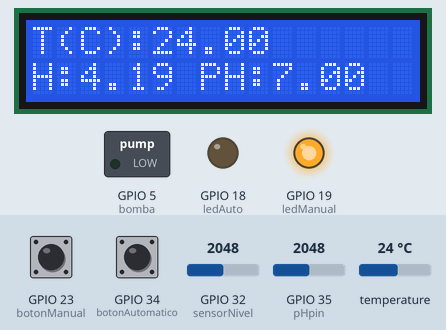
Simulated run of this program. Board: ESP32. Shown: 16×2 character LCD, switched loads named in the program (green lamp = pin HIGH), output pins drawn as LEDs (lit = HIGH). Inputs (shaded band) come from the test bench; at power-on: GPIO 34 (botonAutomatico) LOW, GPIO 32 (sensorNivel) = 2048, temperature 24 °C, GPIO 35 (pHpin) = 2048, GPIO 23 (botonManual) LOW. Nothing arrives over Bluetooth unless stated.

Above: at 1.2 s.
1.3 s: GPIO 34 (botonAutomatico) pulled HIGH for 3.2 s
At 5.9 s:
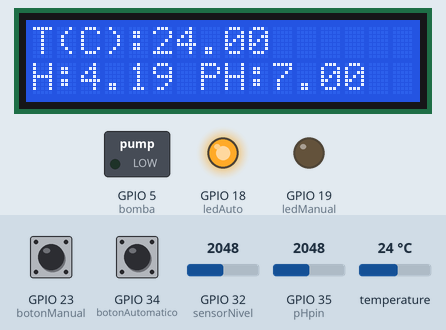
6.4 s: GPIO 32 (sensorNivel) set to 1649
At 7.6 s:
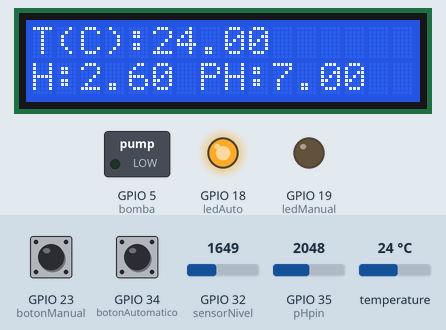
8.7 s: GPIO 32 (sensorNivel) set to 1527
At 10.7 s:
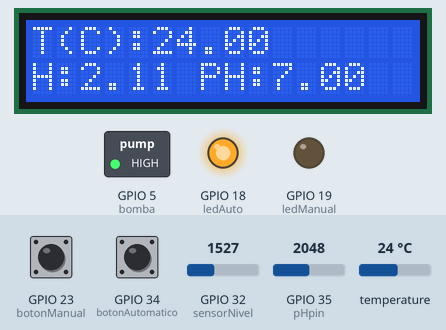
11.0 s: temperature set to 12 °C
At 11.9 s:
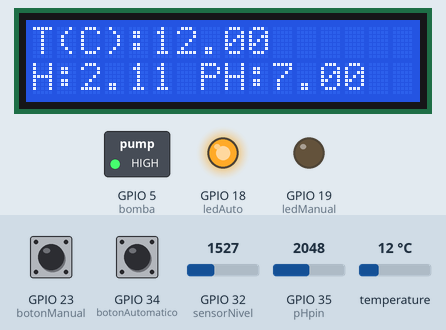
12.5 s: GPIO 35 (pHpin) set to 1960
At 13.8 s:
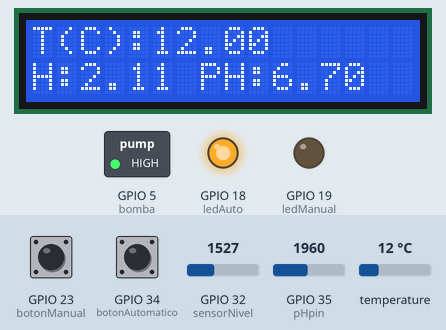
14.8 s: temperature set to 19 °C
At 16.2 s:
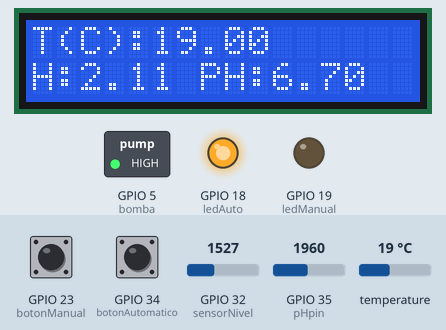
Timing chart, 0 to 17.4 s (numbered marks = the images above; inputs shaded):
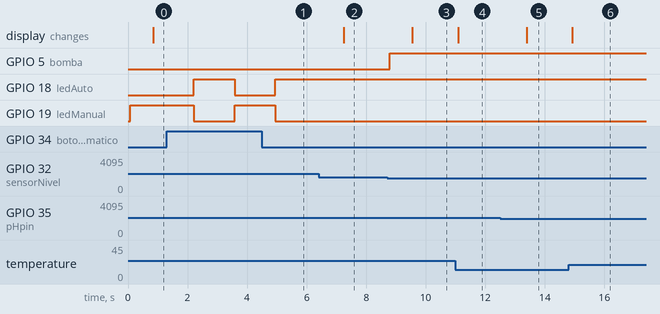

Measured:
- the behaviour switches between 1600 and 1599 on GPIO 32 (sensorNivel) (found by bisection; images 2 and 3)
- after the input at 1.3 s, GPIO 18 (ledAuto): LOW → HIGH after 0.91 s, → LOW 1.4 s later, → HIGH 1.4 s later; GPIO 19 (ledManual): HIGH → LOW after 0.91 s, → HIGH 1.4 s later, → LOW 1.4 s later
- after the input at 6.4 s, the display: changes after 0.85 s (image 2)
- after the input at 8.7 s, GPIO 5 (bomba): LOW → HIGH after 0.09 s; the display: changes after 0.85 s (image 3)
- after the input at 11.0 s, the display: changes after 0.09 s (image 4)
- after the input at 12.5 s, the display: changes after 0.89 s (image 5)
- after the input at 14.8 s, the display: changes after 0.13 s (image 6)

The program:

main.cpp
```cpp
#include <Arduino.h>
#include <BluetoothSerial.h>
#include <OneWire.h>
#include <DallasTemperature.h>
#include <LiquidCrystal.h>

LiquidCrystal lcd(13, 12, 14, 27, 26, 25);
BluetoothSerial SerialBT;
// GPIO donde el sensor DS18B20 está conectado
const int oneWireBus = 4;
const int sensorNivel = 32;
const int botonManual = 23;
const int botonAutomatico = 34;
const int bomba = 5;
const int ledAuto = 18;
const int ledManual = 19;
const int pHpin = 35;
int encendido = 0;
float Nivel_Agua;
float temperatura;
float PH;

unsigned long currentTime = millis();// Current time
unsigned long previousTime = 0; // Previous time
// Define timeout time in milliseconds (example: 2000ms = 2s)
const long timeoutTime = 2000;
OneWire oneWire(oneWireBus); // configura la comunicacion onewire
DallasTemperature sensors(&oneWire);// para el onewire a la libreia de DallasTemerature

void TaskBlink1(void *pvParameters) {

  for (;;) { // A Task shall never return or exit.

     // Condiones de Notificacion
  String Alarma = "";
  String condicion ="F";
  if (Nivel_Agua>2.5 || Nivel_Agua<0){
    Alarma=Alarma+"Revisar Nivel de agua";
    condicion="V";
  }

  if (temperatura>28 || temperatura<20)
  { Alarma=Alarma+"Revisar Temperatura";
    condicion="V";
  }

  if (PH>9 || PH<6)//ingresar condicion para envio de mensaje
  { Alarma=Alarma+"Revisar PH";
    condicion="V";
  }
    // Mostrar en conexion serial - Tambien lo usamos para la APP
  SerialBT.print(String(temperatura));
  SerialBT.print(String("|"));
  SerialBT.print(PH);
  SerialBT.print(String("|"));
  SerialBT.print(Nivel_Agua);
  SerialBT.print(String("|"));
  SerialBT.print(Alarma);
  SerialBT.print(String("|"));
  SerialBT.print(condicion);
  SerialBT.print(String("|"));

  vTaskDelay(5000 / portTICK_PERIOD_MS );

  }
}

void setup(){
  lcd.begin(16, 2);
  Serial.begin(115200);
  SerialBT.begin("Monitoreo_ESP32"); // nombre del dispositivo

  // inicia el sensor DS18B20
  sensors.begin();
  pinMode(bomba, OUTPUT);
  pinMode(ledAuto, OUTPUT);
  pinMode(ledManual, OUTPUT);
  pinMode(botonManual, INPUT);
  pinMode(botonAutomatico, INPUT);


  xTaskCreate( //creacion de la tarea
  TaskBlink1, //nombre de la función
  "Blink1", // nombre de la tarea
  2048, //numero de para su uso como pila.
  NULL,
  1, //prioridad 1
  NULL
  );
}

void loop(){
  // Nivel de agua
  int valorSensorNivel = analogRead(sensorNivel); // lectura en bit
  if (valorSensorNivel < 1000){
    Nivel_Agua = 0.0;
  }
  else{
    Nivel_Agua = (4.0 / 1000.0) * (double(valorSensorNivel) - 1000.0);
  }
  if (digitalRead(botonAutomatico) == HIGH){
    delay(600);
    encendido = !encendido;
  }
  digitalWrite(ledAuto, encendido);
  digitalWrite(ledManual, !encendido);

  if (digitalRead(botonManual) == HIGH && encendido == 0){

    if (valorSensorNivel <= 2000)
    {
      digitalWrite(bomba, HIGH);
    }
    else
    {
      digitalWrite(bomba, LOW);
    }
  }
  else{
    digitalWrite(bomba, LOW);
  }

  if (encendido == 1){//control automatico de la bomba
    if (valorSensorNivel < 1600)
    {
      digitalWrite(bomba, HIGH);
    }
    else{
      digitalWrite(bomba, LOW);
    }
  }
  // Lectura del sensor PH
  PH = (14.0*analogRead(pHpin)/4095.0); // Lee y escala los valores ente 0-14.
  sensors.requestTemperatures(); // temperatura
  temperatura = sensors.getTempCByIndex(0); // temperatura en °C

  // MOSTAR EL EL LCD
  lcd.setCursor(0, 0);
  lcd.print("T(C):" + String(temperatura) + "");
  // delay(500);
  lcd.setCursor(0, 1);
  lcd.print("H:" + String(Nivel_Agua) + " PH:" + String(PH) + "");
  void TaskBlink1(void *pvParameters);
}
```
